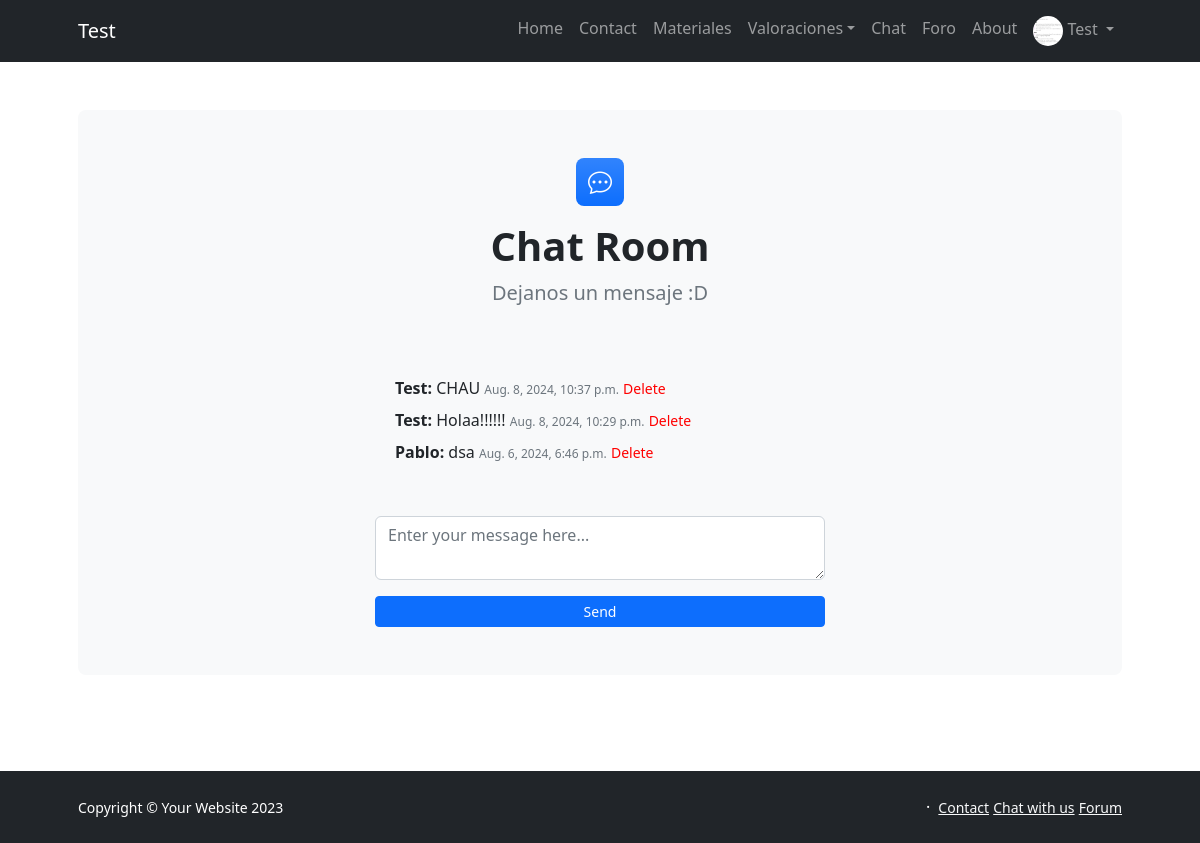
Page /chat/ (signed in) on the committed database.
### users/models.py (models this page shows, shortened)
class Profile(models.Model):
    user = models.OneToOneField(User, on_delete=models.CASCADE)
    profile_picture = models.ImageField(upload_to='profile_pictures/', null=True, blank=True)

### apps/models.py (models this page shows, shortened)
class Message(models.Model):
    user = models.ForeignKey(User, on_delete=models.CASCADE)
    content = models.TextField()
    timestamp = models.DateTimeField(auto_now_add=True)

### apps/views.py (the view)
# urls.py: path('chat/', views.chat_room, name='chat_room'),
@login_required
def chat_room(request):
    if request.method == 'POST':
        form = MessageForm(request.POST)
        if form.is_valid():
            message = form.save(commit=False)
            message.user = request.user
            message.save()
            return redirect('chat_room')
    else:
        form = MessageForm()
    messages = Message.objects.all().order_by('-timestamp')
    return render(request, 'apps/chat_room.html', {'form': form, 'messages': messages})

### apps/forms.py
class MessageForm(forms.ModelForm):
    class Meta:
        model = Message
        fields = ['content']

### apps/templates/apps/chat_room.html (shortened to what this page needs)
{% extends 'apps/base.html' %}
{% block main %}
<section class="py-5">
    <div class="container px-5">
        <div class="bg-light rounded-3 py-5 px-4 px-md-5 mb-5">
            <div class="text-center mb-5">
                <div class="feature bg-primary bg-gradient text-white rounded-3 mb-3">
                    <i class="bi bi-chat-dots"></i>
                </div>
                <h1 class="fw-bolder">Chat Room</h1>
                <p class="lead fw-normal text-muted mb-0">Dejanos un mensaje :D </p>
            </div>
            <div class="row gx-5 justify-content-center">
                <div class="col-lg-8 col-xl-6">
                    <div id="messages" class="mb-4" style="max-height: 500px; overflow-y: scroll; border: 0px solid #ddd; padding: 20px;">
                        {% for message in messages %}
                            <div class="mb-2">
                                <strong>{{ message.user.username }}:</strong> {{ message.content }}
                                <small class="text-muted" style="font-size: 0.75rem;"> {{ message.timestamp }}</small>
                                {% if request.user.is_superuser %}
                                    <a href="{% url 'delete_message' message.id %}" style="color: red; text-decoration: none; font-size: 0.875rem;">Delete</a>
                                {% endif %}
                            </div>
                        {% endfor %}
                    </div>
                    <form method="POST">
                        <div class="form-group mb-3">
                            <textarea class="form-control" id="message" name="content" placeholder="Enter your message here..." style="height: 4rem;" required></textarea>
                        </div>
                        <div class="d-grid">
                            <button class="btn btn-primary btn-sm" id="submitButton" type="submit">Send</button>
                        </div>
                    </form>
                </div>
            </div>
        </div>
    </div>
</section>
{% endblock main %}

### apps/templates/apps/base.html (shortened to what this page needs)
<!DOCTYPE html>
{% load static %}
<html lang="en">
    <head>
        <link href="https://cdn.jsdelivr.net/npm/bootstrap-icons@1.5.0/font/bootstrap-icons.css" rel="stylesheet" />
        <link href="{% static 'apps/css/styles.css' %}" rel="stylesheet" />
    </head>
    <body class="d-flex flex-column h-100">
        <main class="flex-shrink-0">
            <nav class="navbar navbar-expand-lg navbar-dark bg-dark">
                <div class="container px-5">
                    <a class="navbar-brand" href="{% url 'home' %}">{{ user.username }}</a>
                    <div class="collapse navbar-collapse" id="navbarSupportedContent">
                        <ul class="navbar-nav ms-auto mb-2 mb-lg-0">
                            <li class="nav-item"><a class="nav-link" href="{% url 'home' %}">Home</a></li>
                            <li class="nav-item"><a class="nav-link" href="{% url 'contact' %}">Contact</a></li>
                            <li class="nav-item"><a class="nav-link" href="{% url 'materiales' %}">Materiales</a></li>
                            <li class="nav-item dropdown">
                                <a class="nav-link dropdown-toggle" id="navbarDropdownBlog" href="#" role="button" data-bs-toggle="dropdown" aria-expanded="false">Valoraciones</a>
                                {% if user.is_authenticated %}
                                <li class="nav-item"><a class="nav-link" href="{% url 'chat_room' %}">Chat</a></li>
                                <li class="nav-item"><a class="nav-link" href="{% url 'forum' %}">Foro</a></li>
                                {% endif %}
                                <li class="nav-item"><a class="nav-link" href="{% url 'about' %}">About</a></li>
                            {% if user.is_authenticated %}
                            <li class="nav-item dropdown">
                                <a class="nav-link dropdown-toggle" id="navbarDropdownPortfolio" href="#" role="button" data-bs-toggle="dropdown" aria-expanded="false">
                                    {% if user.profile.profile_picture %}
                                    <img src="{{ user.profile.profile_picture.url }}" alt="Profile Picture" class="rounded-circle" style="width: 30px; height: 30px;">
                                    {% else %}
                                    <i class="bi bi-person-circle"></i>
                                    {% endif %}
                                    {{ user.username }}
                                </a>
                            </li>
                            {% else %}
                            <li class="nav-item"><a class="nav-link" href="{% url 'login' %}">Iniciar Sesión</a></li>
                            <li class="nav-item"><a class="nav-link" href="{% url 'register' %}">Registrar</a></li>
                            {% endif %}
                        </ul>
                    </div>
                </div>
            </nav>
            {% block main %}{% endblock main %}
        <footer class="bg-dark py-4 mt-auto">
            <div class="container px-5">
                <div class="row align-items-center justify-content-between flex-column flex-sm-row">
                    <div class="col-auto"><div class="small m-0 text-white">Copyright &copy; Your Website 2023</div></div>
                    <div class="col-auto">
                        <span class="text-white mx-1">&middot;</span>
                        <a class="link-light small" href="{% url 'contact' %}">Contact</a>
                        <a class="link-light small" href="{% url 'chat_room' %}">Chat with us</a>
                        <a class="link-light small" href="{% url 'forum' %}">Forum</a>
                    </div>
                </div>
            </div>
        </footer>
    </body>
</html>

### rows in the picture
Message: user.username "Test", content "CHAU", timestamp "Aug. 8, 2024, 10:37 p.m."
Message: user.username "Test", content "Holaa!!!!!!", timestamp "Aug. 8, 2024, 10:29 p.m."
Message: user.username "Pablo", content "dsa", timestamp "Aug. 6, 2024, 6:46 p.m."

### other values in the picture
{{ user.username }} "Test"
